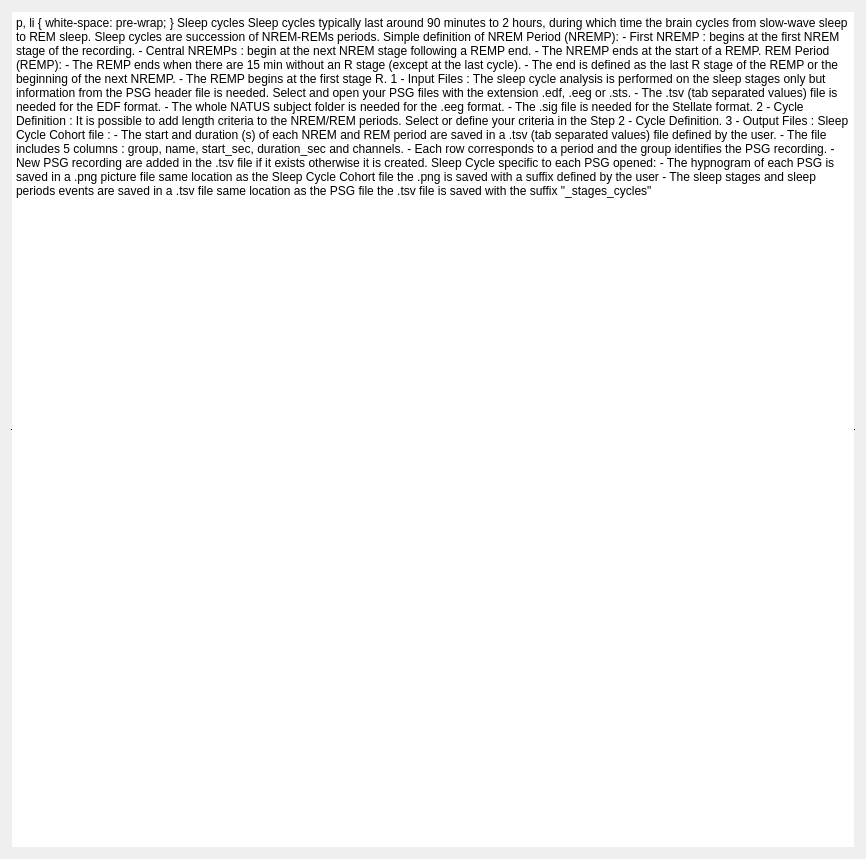
<?xml version="1.0" encoding="UTF-8"?>
<ui version="4.0">
 <class>SleepCycleDoc</class>
 <widget class="QWidget" name="SleepCycleDoc">
  <property name="geometry">
   <rect>
    <x>0</x>
    <y>0</y>
    <width>866</width>
    <height>859</height>
   </rect>
  </property>
  <property name="windowTitle">
   <string/>
  </property>
  <property name="styleSheet">
   <string>font: 12pt &quot;Roboto&quot;;</string>
  </property>
  <layout class="QVBoxLayout" name="verticalLayout">
   <property name="spacing">
    <number>25</number>
   </property>
   <item>
    <widget class="QTextBrowser" name="textBrowser">
     <property name="frameShape">
      <enum>QFrame::HLine</enum>
     </property>
     <property name="frameShadow">
      <enum>QFrame::Plain</enum>
     </property>
     <property name="html">
      <string>&lt;!DOCTYPE HTML PUBLIC &quot;-//W3C//DTD HTML 4.0//EN&quot; &quot;http://www.w3.org/TR/REC-html40/strict.dtd&quot;&gt;
&lt;html&gt;&lt;head&gt;&lt;meta name=&quot;qrichtext&quot; content=&quot;1&quot; /&gt;&lt;style type=&quot;text/css&quot;&gt;
p, li { white-space: pre-wrap; }
&lt;/style&gt;&lt;/head&gt;&lt;body style=&quot; font-family:'Roboto'; font-size:12pt; font-weight:400; font-style:normal;&quot;&gt;
&lt;p style=&quot; margin-top:0px; margin-bottom:0px; margin-left:0px; margin-right:0px; -qt-block-indent:0; text-indent:0px;&quot;&gt;&lt;span style=&quot; font-weight:600;&quot;&gt;Sleep cycles&lt;/span&gt;&lt;/p&gt;
&lt;p style=&quot;-qt-paragraph-type:empty; margin-top:0px; margin-bottom:0px; margin-left:0px; margin-right:0px; -qt-block-indent:0; text-indent:0px;&quot;&gt;&lt;br /&gt;&lt;/p&gt;
&lt;p style=&quot; margin-top:0px; margin-bottom:0px; margin-left:0px; margin-right:0px; -qt-block-indent:0; text-indent:0px;&quot;&gt;Sleep cycles typically last around 90 minutes to 2 hours, during which time the brain cycles from slow-wave sleep to REM sleep.  Sleep cycles are succession of NREM-REMs periods.  &lt;/p&gt;
&lt;p style=&quot;-qt-paragraph-type:empty; margin-top:0px; margin-bottom:0px; margin-left:0px; margin-right:0px; -qt-block-indent:0; text-indent:0px;&quot;&gt;&lt;br /&gt;&lt;/p&gt;
&lt;p style=&quot; margin-top:0px; margin-bottom:0px; margin-left:0px; margin-right:0px; -qt-block-indent:0; text-indent:0px;&quot;&gt;Simple definition of NREM Period (NREMP):&lt;/p&gt;
&lt;p style=&quot; margin-top:0px; margin-bottom:0px; margin-left:0px; margin-right:0px; -qt-block-indent:0; text-indent:0px;&quot;&gt;-&amp;gt; First NREMP : begins at the first NREM stage of the recording.&lt;/p&gt;
&lt;p style=&quot; margin-top:0px; margin-bottom:0px; margin-left:0px; margin-right:0px; -qt-block-indent:0; text-indent:0px;&quot;&gt;-&amp;gt; Central NREMPs : begin at the next NREM stage following a REMP end.&lt;/p&gt;
&lt;p style=&quot; margin-top:0px; margin-bottom:0px; margin-left:0px; margin-right:0px; -qt-block-indent:0; text-indent:0px;&quot;&gt;-&amp;gt; The NREMP ends at the start of a REMP.&lt;/p&gt;
&lt;p style=&quot;-qt-paragraph-type:empty; margin-top:0px; margin-bottom:0px; margin-left:0px; margin-right:0px; -qt-block-indent:0; text-indent:0px;&quot;&gt;&lt;br /&gt;&lt;/p&gt;
&lt;p style=&quot; margin-top:0px; margin-bottom:0px; margin-left:0px; margin-right:0px; -qt-block-indent:0; text-indent:0px;&quot;&gt;REM Period (REMP):&lt;/p&gt;
&lt;p style=&quot; margin-top:0px; margin-bottom:0px; margin-left:0px; margin-right:0px; -qt-block-indent:0; text-indent:0px;&quot;&gt;-&amp;gt; The REMP ends when there are 15 min without an R stage (except at the last cycle).&lt;/p&gt;
&lt;p style=&quot; margin-top:0px; margin-bottom:0px; margin-left:0px; margin-right:0px; -qt-block-indent:0; text-indent:0px;&quot;&gt;-&amp;gt; The end is defined as the last R stage of the REMP or the beginning of the next NREMP.&lt;/p&gt;
&lt;p style=&quot; margin-top:0px; margin-bottom:0px; margin-left:0px; margin-right:0px; -qt-block-indent:0; text-indent:0px;&quot;&gt;-&amp;gt; The REMP begins at the first stage R.&lt;/p&gt;
&lt;p style=&quot;-qt-paragraph-type:empty; margin-top:0px; margin-bottom:0px; margin-left:0px; margin-right:0px; -qt-block-indent:0; text-indent:0px;&quot;&gt;&lt;br /&gt;&lt;/p&gt;
&lt;p style=&quot; margin-top:0px; margin-bottom:0px; margin-left:0px; margin-right:0px; -qt-block-indent:0; text-indent:0px;&quot;&gt;&lt;span style=&quot; text-decoration: underline;&quot;&gt;1 - Input Files :&lt;/span&gt;&lt;/p&gt;
&lt;p style=&quot;-qt-paragraph-type:empty; margin-top:0px; margin-bottom:0px; margin-left:0px; margin-right:0px; -qt-block-indent:0; text-indent:0px;&quot;&gt;&lt;br /&gt;&lt;/p&gt;
&lt;p style=&quot; margin-top:0px; margin-bottom:0px; margin-left:0px; margin-right:0px; -qt-block-indent:0; text-indent:0px;&quot;&gt;The sleep cycle analysis is performed on the sleep stages only but information from the PSG header file is needed.  &lt;/p&gt;
&lt;p style=&quot; margin-top:0px; margin-bottom:0px; margin-left:0px; margin-right:0px; -qt-block-indent:0; text-indent:0px;&quot;&gt;Select and open your PSG files with the extension .edf, .eeg or .sts.&lt;/p&gt;
&lt;p style=&quot; margin-top:0px; margin-bottom:0px; margin-left:0px; margin-right:0px; -qt-block-indent:0; text-indent:0px;&quot;&gt;-&amp;gt; The .tsv (tab separated values) file is needed for the EDF format. &lt;/p&gt;
&lt;p style=&quot; margin-top:0px; margin-bottom:0px; margin-left:0px; margin-right:0px; -qt-block-indent:0; text-indent:0px;&quot;&gt;-&amp;gt; The whole NATUS subject folder is needed for the .eeg format.&lt;/p&gt;
&lt;p style=&quot; margin-top:0px; margin-bottom:0px; margin-left:0px; margin-right:0px; -qt-block-indent:0; text-indent:0px;&quot;&gt;-&amp;gt; The .sig file is needed for the Stellate format.  &lt;/p&gt;
&lt;p style=&quot;-qt-paragraph-type:empty; margin-top:0px; margin-bottom:0px; margin-left:0px; margin-right:0px; -qt-block-indent:0; text-indent:0px;&quot;&gt;&lt;br /&gt;&lt;/p&gt;
&lt;p style=&quot; margin-top:0px; margin-bottom:0px; margin-left:0px; margin-right:0px; -qt-block-indent:0; text-indent:0px;&quot;&gt;&lt;span style=&quot; text-decoration: underline;&quot;&gt;2 - Cycle Definition :&lt;/span&gt;&lt;/p&gt;
&lt;p style=&quot;-qt-paragraph-type:empty; margin-top:0px; margin-bottom:0px; margin-left:0px; margin-right:0px; -qt-block-indent:0; text-indent:0px;&quot;&gt;&lt;br /&gt;&lt;/p&gt;
&lt;p style=&quot; margin-top:0px; margin-bottom:0px; margin-left:0px; margin-right:0px; -qt-block-indent:0; text-indent:0px;&quot;&gt;It is possible to add length criteria to the NREM/REM periods.  &lt;/p&gt;
&lt;p style=&quot; margin-top:0px; margin-bottom:0px; margin-left:0px; margin-right:0px; -qt-block-indent:0; text-indent:0px;&quot;&gt;Select or define your criteria in the Step 2 - Cycle Definition.&lt;/p&gt;
&lt;p style=&quot;-qt-paragraph-type:empty; margin-top:0px; margin-bottom:0px; margin-left:0px; margin-right:0px; -qt-block-indent:0; text-indent:0px;&quot;&gt;&lt;br /&gt;&lt;/p&gt;
&lt;p style=&quot; margin-top:0px; margin-bottom:0px; margin-left:0px; margin-right:0px; -qt-block-indent:0; text-indent:0px;&quot;&gt;&lt;span style=&quot; text-decoration: underline;&quot;&gt;3 - Output Files :&lt;/span&gt;&lt;/p&gt;
&lt;p style=&quot;-qt-paragraph-type:empty; margin-top:0px; margin-bottom:0px; margin-left:0px; margin-right:0px; -qt-block-indent:0; text-indent:0px;&quot;&gt;&lt;br /&gt;&lt;/p&gt;
&lt;p style=&quot; margin-top:0px; margin-bottom:0px; margin-left:0px; margin-right:0px; -qt-block-indent:0; text-indent:0px;&quot;&gt;Sleep Cycle Cohort file : &lt;/p&gt;
&lt;p style=&quot; margin-top:0px; margin-bottom:0px; margin-left:0px; margin-right:0px; -qt-block-indent:0; text-indent:0px;&quot;&gt;-&amp;gt; The start and duration (s) of each NREM and REM period are saved in a .tsv (tab separated values) file defined by the user.&lt;/p&gt;
&lt;p style=&quot; margin-top:0px; margin-bottom:0px; margin-left:0px; margin-right:0px; -qt-block-indent:0; text-indent:0px;&quot;&gt;-&amp;gt; The file includes 5 columns : group, name, start_sec, duration_sec and channels.&lt;/p&gt;
&lt;p style=&quot; margin-top:0px; margin-bottom:0px; margin-left:0px; margin-right:0px; -qt-block-indent:0; text-indent:0px;&quot;&gt;-&amp;gt; Each row corresponds to a period and the group identifies the PSG recording.  &lt;/p&gt;
&lt;p style=&quot; margin-top:0px; margin-bottom:0px; margin-left:0px; margin-right:0px; -qt-block-indent:0; text-indent:0px;&quot;&gt;-&amp;gt; New PSG recording are added in the .tsv file if it exists otherwise it is created.&lt;/p&gt;
&lt;p style=&quot;-qt-paragraph-type:empty; margin-top:0px; margin-bottom:0px; margin-left:0px; margin-right:0px; -qt-block-indent:0; text-indent:0px;&quot;&gt;&lt;br /&gt;&lt;/p&gt;
&lt;p style=&quot; margin-top:0px; margin-bottom:0px; margin-left:0px; margin-right:0px; -qt-block-indent:0; text-indent:0px;&quot;&gt;Sleep Cycle specific to each PSG opened: &lt;/p&gt;
&lt;p style=&quot; margin-top:0px; margin-bottom:0px; margin-left:0px; margin-right:0px; -qt-block-indent:0; text-indent:0px;&quot;&gt;-&amp;gt; The hypnogram of each PSG is saved in a .png picture file&lt;/p&gt;
&lt;p style=&quot; margin-top:0px; margin-bottom:0px; margin-left:0px; margin-right:0px; -qt-block-indent:0; text-indent:0px;&quot;&gt;      same location as the Sleep Cycle Cohort file&lt;/p&gt;
&lt;p style=&quot; margin-top:0px; margin-bottom:0px; margin-left:0px; margin-right:0px; -qt-block-indent:0; text-indent:0px;&quot;&gt;      the .png is saved with a suffix defined by the user&lt;/p&gt;
&lt;p style=&quot; margin-top:0px; margin-bottom:0px; margin-left:0px; margin-right:0px; -qt-block-indent:0; text-indent:0px;&quot;&gt;-&amp;gt; The sleep stages and sleep periods events are saved in a .tsv file &lt;/p&gt;
&lt;p style=&quot; margin-top:0px; margin-bottom:0px; margin-left:0px; margin-right:0px; -qt-block-indent:0; text-indent:0px;&quot;&gt;      same location as the PSG file &lt;/p&gt;
&lt;p style=&quot; margin-top:0px; margin-bottom:0px; margin-left:0px; margin-right:0px; -qt-block-indent:0; text-indent:0px;&quot;&gt;      the .tsv file is saved with the suffix &amp;quot;_stages_cycles&amp;quot; &lt;/p&gt;
&lt;p style=&quot;-qt-paragraph-type:empty; margin-top:0px; margin-bottom:0px; margin-left:0px; margin-right:0px; -qt-block-indent:0; text-indent:0px;&quot;&gt;&lt;br /&gt;&lt;/p&gt;&lt;/body&gt;&lt;/html&gt;</string>
     </property>
    </widget>
   </item>
  </layout>
 </widget>
 <resources>
  <include location="../../../../../scinodes_poc/src/main/python/ui/themes/themes.qrc"/>
 </resources>
 <connections/>
</ui>
